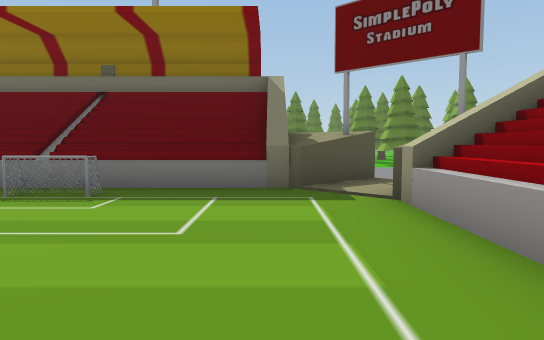
view 1 (above)

24 first-person views from a walk through a 3-D level made in the Unity game engine. The camera is 1.4 m above the floor, tilts 4° down and sees 70° across. The floor is counted in squares, 2 m on a side. Each view is taken from the middle of a square. On the plan, view 1 faces up. The plan holds only what a view shows up to about 11 squares ahead; the rest is blank. The place goes on beyond the plan.

view 2
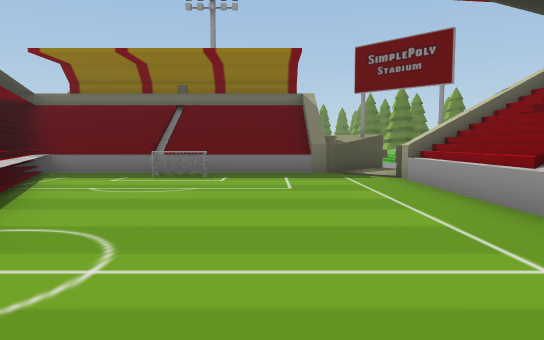

view 3
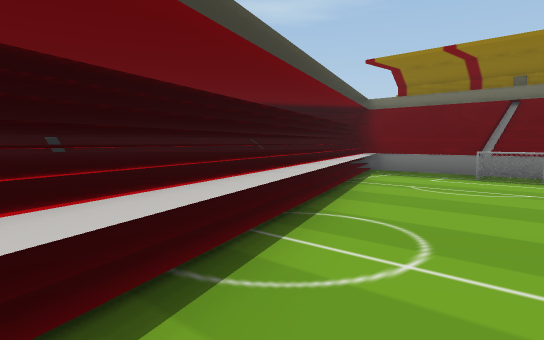

view 4
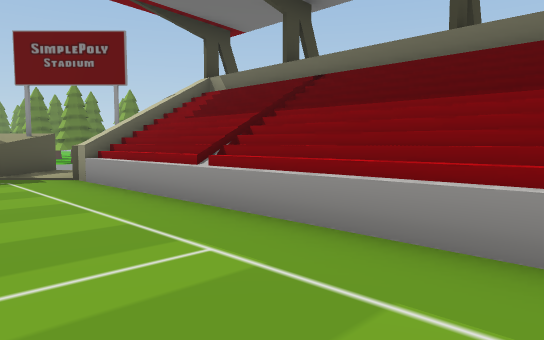

view 5
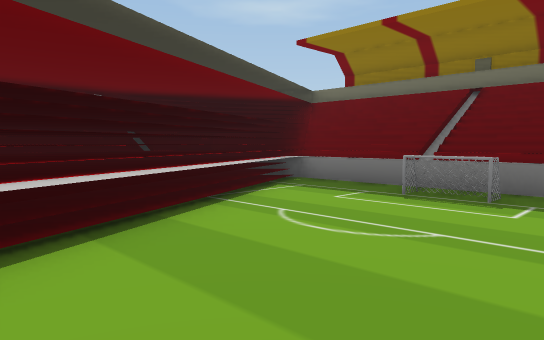

view 6
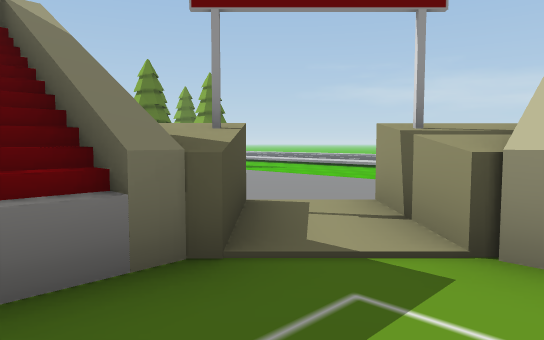

view 7
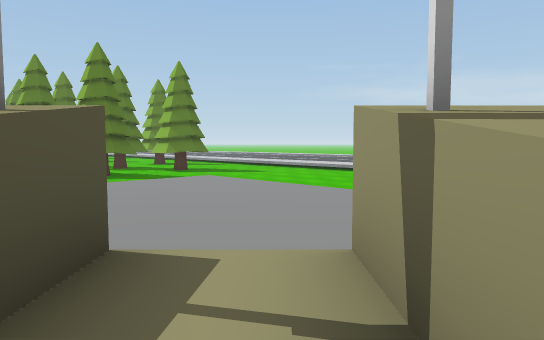

view 8
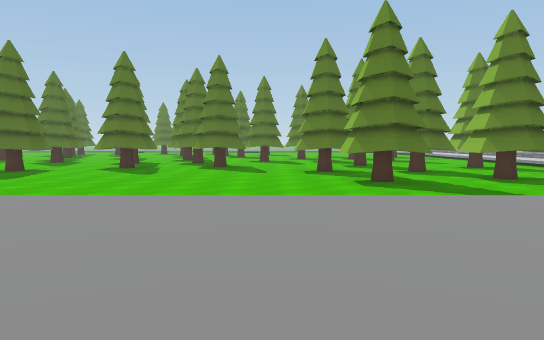

view 9
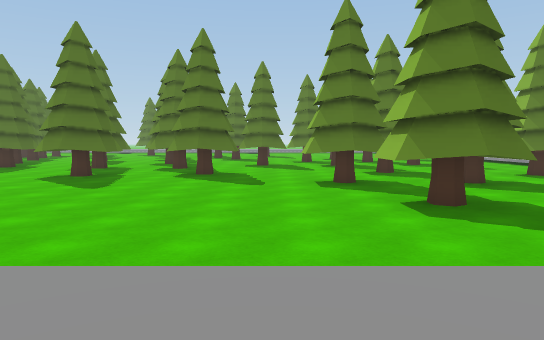

view 10
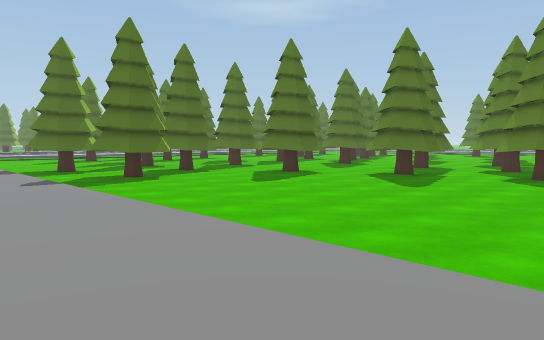

view 11
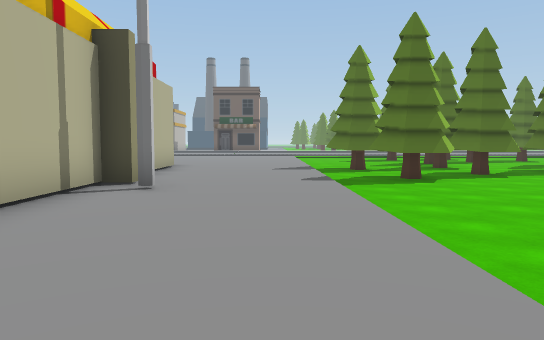

view 12
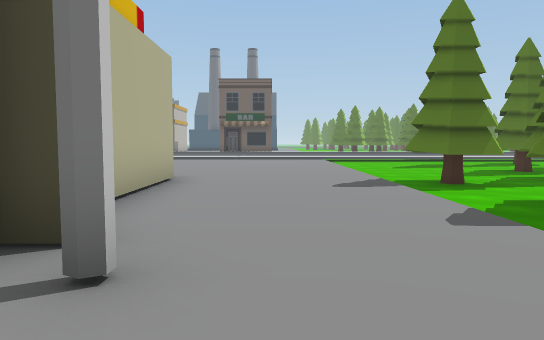

view 13
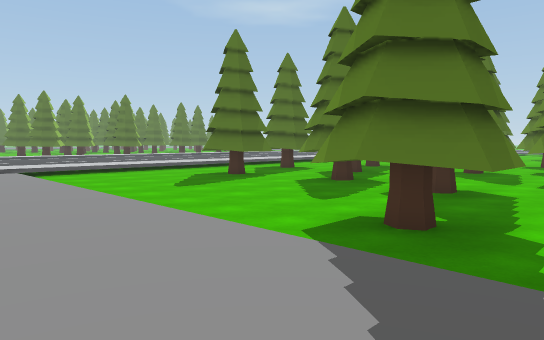

view 14
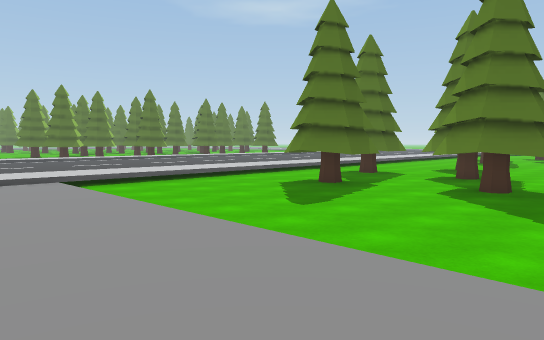

view 15
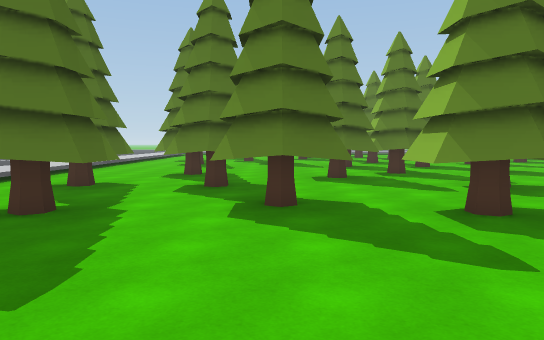

view 16
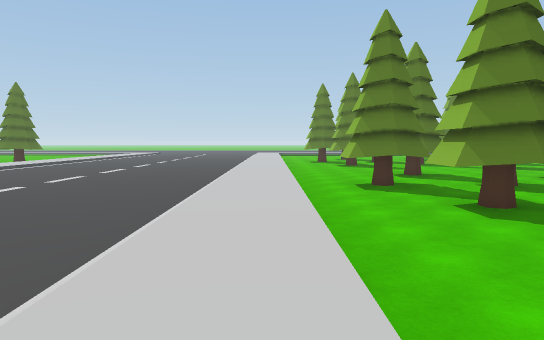

view 17
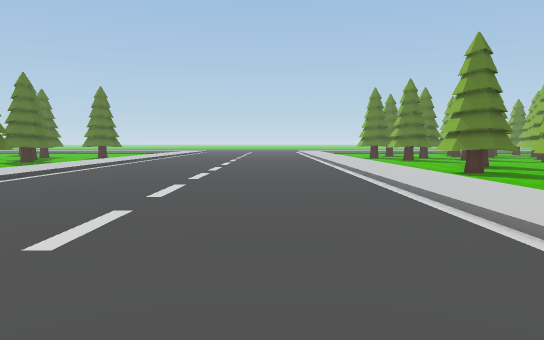

view 18
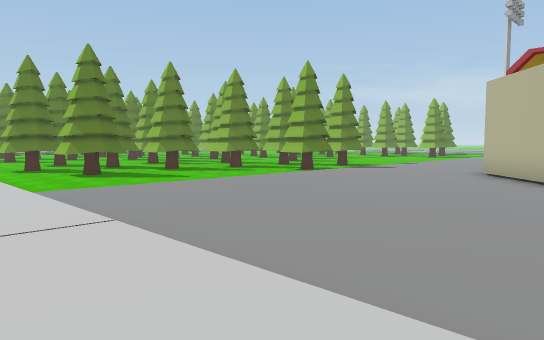

view 19
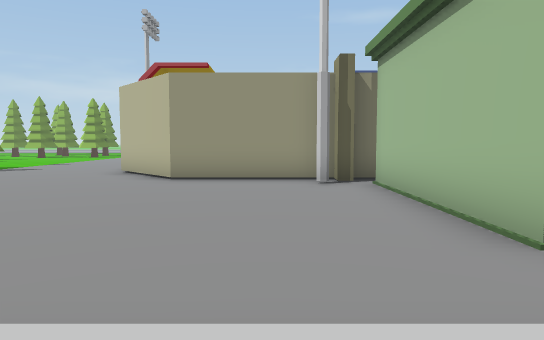

view 20
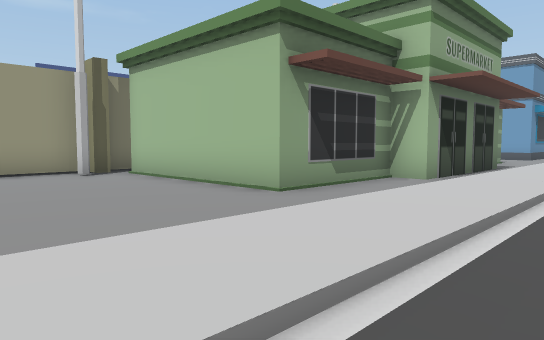

view 21
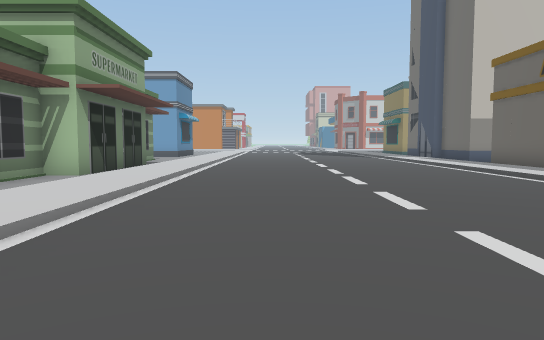

view 22
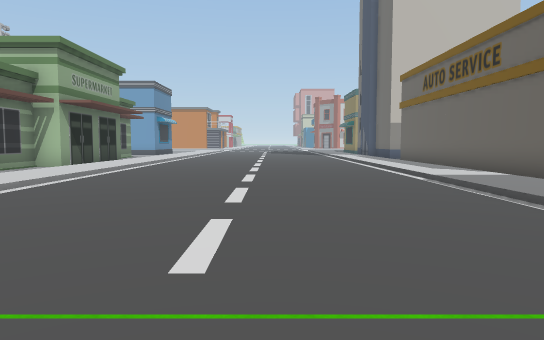

view 23
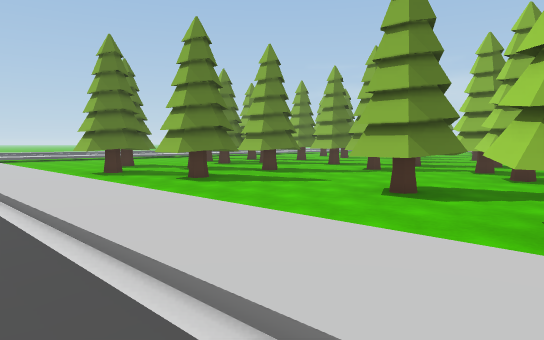

view 24
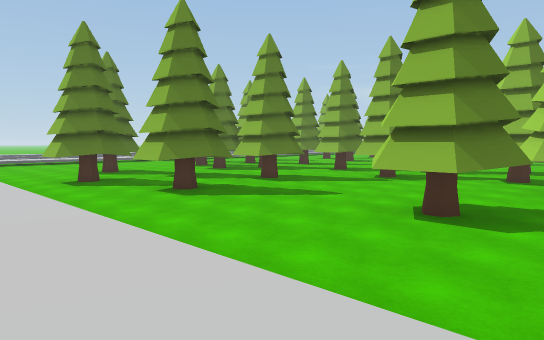

### Floor plan
Key: @ floor where view 1 was taken; # wall or solid block; . main floor; : floor 0.25 m higher than the main floor; - floor 0.25 m lower than the main floor; / step, stairs or slope; ^ raised ledge; T tree; B building.
Columns run from 27 left of view 1 to 8 right of it. Each row starts with its distance up from view 1.
 29          :-----T
 28         /:--TT-TT
 27         /:--TT---T
 26         /:-------TT
 25         /:--------
 24         /:---T----T
 23   ....../:--TTT--TTT-      T
 22   ....../:---T--TT---- ----- ----T
 21 :/....../:-TTT --T- -- --TT-TT---T
 20 :/....../:-TTTT----T   T-TT-T--- -
 19 :/....../:-----T---T- TT-------TT-TT
 18 :/....../:--TT-TTTT-T--T--------T-T-
 17  /....../:--TT-T-TT-TT----------T--T
 16   ....../:-----------T----------TT-T
 15   ....../:--------TT-TT---------T---
 14    ...../:--------TT-T-------------
 13     ..../://///////////////////////-
 12     ..../:......................../-
 11     .... :......................../-
 10    ....  :..............#........./-
  9   ..... /:.........########  ...../-
  8   ..... /:........#### ####  .....
  7  /....../:.......## #########/...
  6 :/....../:.......####^^^^^^^::#.
  5 :/....../:.......####^::#::::^#
  4 :/....../:......######:::::::##
  3 :/....../:.BBBBB######^::::::^#
  2 :/....../:.B       ####::::::^#
  1 :/....../:.B       ####^:::::^#
  0 :/....../:.BB      ####^:::@:^#
 -1 :/....../:B        #####^::::^#
 -2 :/....../:B        #####^::::^#
 -3 :/....../:B            ##^:::^

Where each view was taken, in squares from view 1:
view 1: 0 up, 0 right, facing up
view 2: 3 down, 1 left, facing up
view 3: 3 down, 1 left, facing up-left
view 4: 3 down, 1 left, facing up-right
view 5: 0 up, 1 left, facing up-left
view 6: 4 up, 1 left, facing up-right
view 7: 5 up, 1 right, facing up-right
view 8: 8 up, 3 right, facing up
view 9: 11 up, 3 right, facing up
view 10: 11 up, 3 right, facing up-left
view 11: 12 up, 3 right, facing left
view 12: 11 up, 1 left, facing left
view 13: 11 up, 7 left, facing up-left
view 14: 11 up, 10 left, facing up-left
view 15: 13 up, 12 left, facing up
view 16: 12 up, 18 left, facing up
view 17: 10 up, 21 left, facing up
view 18: 6 up, 19 left, facing up-right
view 19: 5 up, 19 left, facing right
view 20: 7 up, 20 left, facing down-right
view 21: 8 up, 21 left, facing down
view 22: 11 up, 23 left, facing down
view 23: 20 up, 20 left, facing up-right
view 24: 21 up, 19 left, facing up-right
